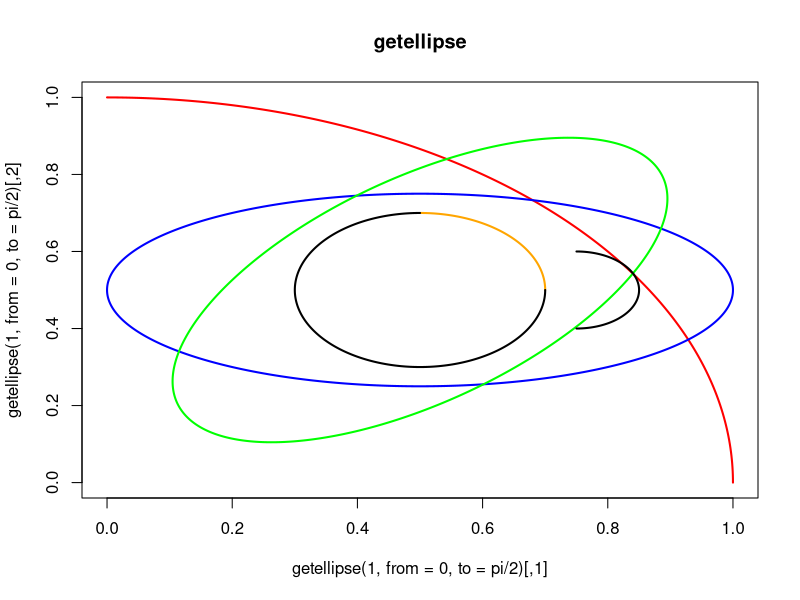
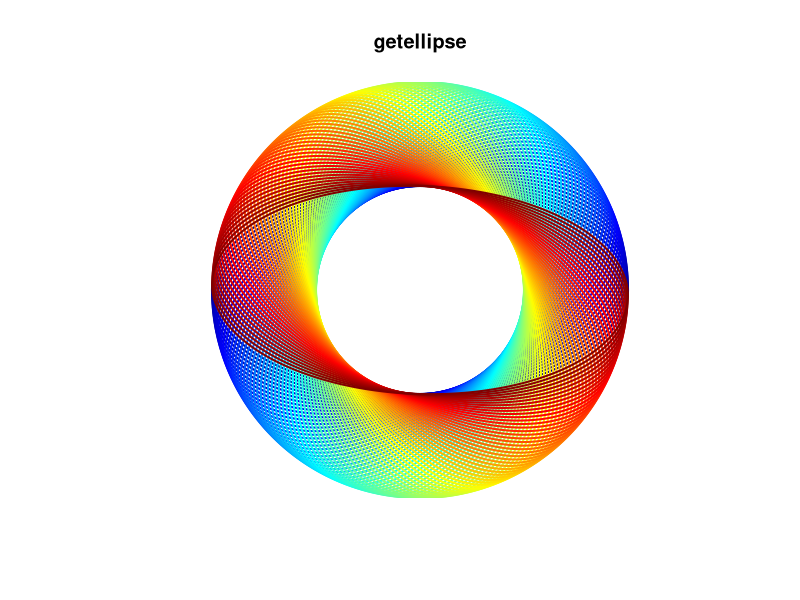

Write the R code that produced these figures, in order.
library(shape)


### Name: getellipse
### Title: x-y coordinates of ellipse
### Aliases: getellipse
### Keywords: dplot

### ** Examples

plot(getellipse(1, from = 0, to = pi/2), type = "l", col = "red",
     lwd = 2, main = "getellipse")
lines(getellipse(0.5, 0.25, mid = c(0.5, 0.5)), type = "l", 
      col = "blue", lwd = 2)
lines(getellipse(0.5, 0.25, mid = c(0.5, 0.5), angle = 45), 
      type = "l", col = "green", lwd = 2)

lines(getellipse(0.2, 0.2, mid = c(0.5, 0.5), from = 0, to = pi/2), 
      type = "l", col = "orange", lwd = 2)
lines(getellipse(0.2, 0.2, mid = c(0.5, 0.5), from = pi/2, to = 0), 
      type = "l", col = "black", lwd = 2)
lines(getellipse(0.1, 0.1, mid = c(0.75, 0.5), from = -pi/2, to = pi/2), 
      type = "l", col = "black", lwd = 2)

emptyplot(main = "getellipse")
col <- femmecol(90)
for (i in seq(0, 180, by = 2)) 
      lines(getellipse(0.5, 0.25, mid = c(0.5, 0.5), angle = i),
            type = "l", col = col[(i/2)+1], lwd = 2)
